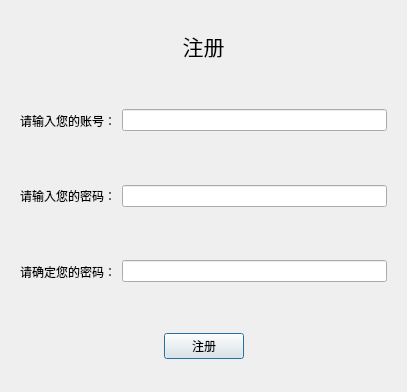
<?xml version="1.0" encoding="UTF-8"?>
<ui version="4.0">
 <class>Register</class>
 <widget class="QDialog" name="Register">
  <property name="geometry">
   <rect>
    <x>0</x>
    <y>0</y>
    <width>407</width>
    <height>392</height>
   </rect>
  </property>
  <property name="windowTitle">
   <string>Dialog</string>
  </property>
  <layout class="QVBoxLayout" name="verticalLayout">
   <item>
    <widget class="QLabel" name="label_4">
     <property name="font">
      <font>
       <family>幼圆</family>
       <pointsize>16</pointsize>
      </font>
     </property>
     <property name="text">
      <string>注册</string>
     </property>
     <property name="alignment">
      <set>Qt::AlignCenter</set>
     </property>
    </widget>
   </item>
   <item>
    <widget class="QWidget" name="widget" native="true">
     <layout class="QHBoxLayout" name="horizontalLayout">
      <item>
       <widget class="QLabel" name="label">
        <property name="text">
         <string>请输入您的账号：</string>
        </property>
       </widget>
      </item>
      <item>
       <widget class="QLineEdit" name="lineEdit"/>
      </item>
     </layout>
    </widget>
   </item>
   <item>
    <widget class="QWidget" name="widget_2" native="true">
     <layout class="QHBoxLayout" name="horizontalLayout_2">
      <item>
       <widget class="QLabel" name="label_2">
        <property name="text">
         <string>请输入您的密码：</string>
        </property>
       </widget>
      </item>
      <item>
       <widget class="QLineEdit" name="lineEdit_pw">
        <property name="echoMode">
         <enum>QLineEdit::Password</enum>
        </property>
       </widget>
      </item>
     </layout>
    </widget>
   </item>
   <item>
    <widget class="QWidget" name="widget_3" native="true">
     <layout class="QHBoxLayout" name="horizontalLayout_3">
      <item>
       <widget class="QLabel" name="label_3">
        <property name="text">
         <string>请确定您的密码：</string>
        </property>
       </widget>
      </item>
      <item>
       <widget class="QLineEdit" name="lineEdit_pw_confirm">
        <property name="echoMode">
         <enum>QLineEdit::Password</enum>
        </property>
       </widget>
      </item>
     </layout>
    </widget>
   </item>
   <item>
    <widget class="QWidget" name="widget_4" native="true">
     <layout class="QHBoxLayout" name="horizontalLayout_4">
      <item>
       <spacer name="horizontalSpacer">
        <property name="orientation">
         <enum>Qt::Horizontal</enum>
        </property>
        <property name="sizeHint" stdset="0">
         <size>
          <width>40</width>
          <height>20</height>
         </size>
        </property>
       </spacer>
      </item>
      <item>
       <widget class="QPushButton" name="pushButton">
        <property name="text">
         <string>注册</string>
        </property>
       </widget>
      </item>
      <item>
       <spacer name="horizontalSpacer_2">
        <property name="orientation">
         <enum>Qt::Horizontal</enum>
        </property>
        <property name="sizeHint" stdset="0">
         <size>
          <width>40</width>
          <height>20</height>
         </size>
        </property>
       </spacer>
      </item>
     </layout>
    </widget>
   </item>
  </layout>
 </widget>
 <resources/>
 <connections/>
</ui>
